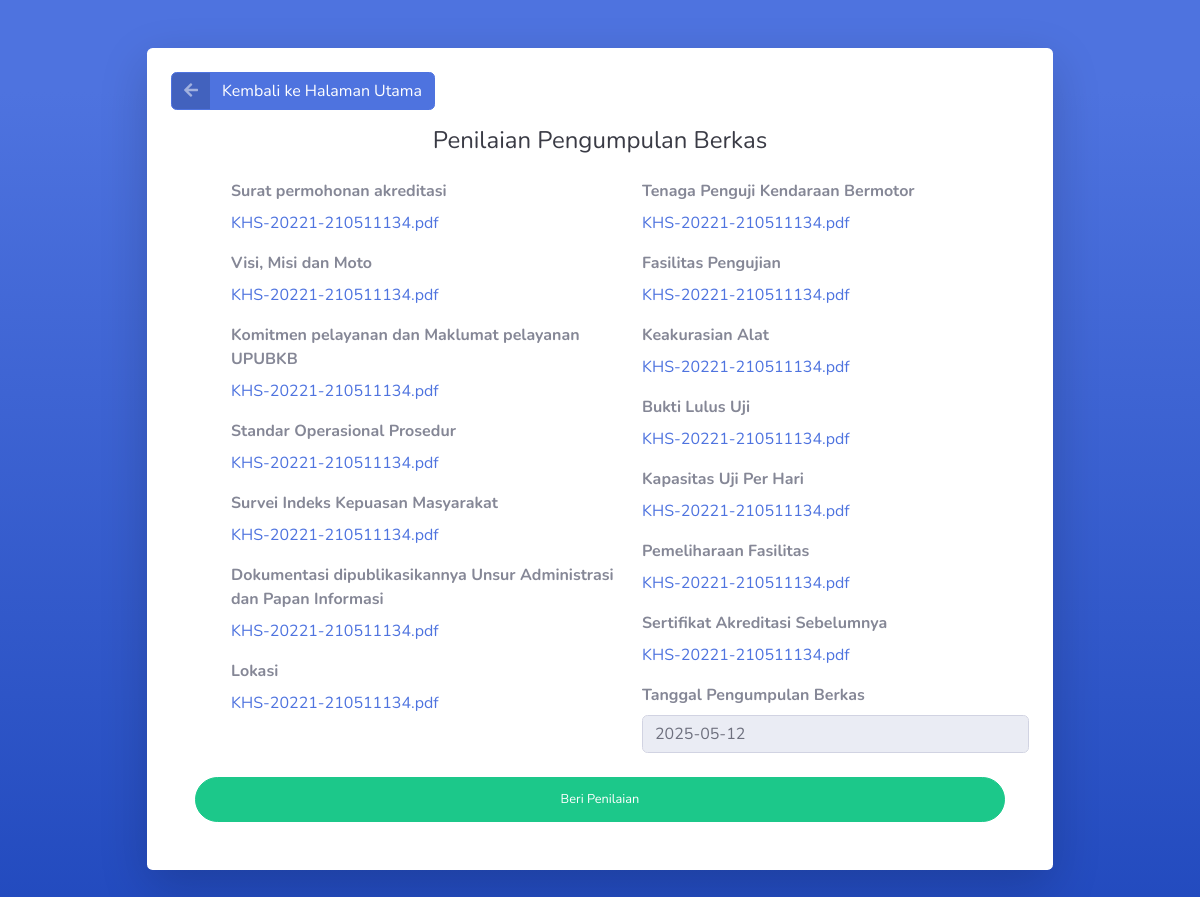
The page /website/admin/nilai.php?id=18 on the database its author committed.
### tables this page shows
CREATE TABLE `pengumpulan` (
  `id` int NOT NULL,
  `nama_pic` varchar(255) NOT NULL,
  `akreditasi` varchar(255) NOT NULL,
  `visi_misi` varchar(255) NOT NULL,
  `maklumat` varchar(255) NOT NULL,
  `sop` varchar(255) NOT NULL,
  `indeks_kepuasan` varchar(255) NOT NULL,
  `dokumentasi` varchar(255) NOT NULL,
  `lokasi` varchar(255) NOT NULL,
  `tenaga_penguji` varchar(255) NOT NULL,
  `fasilitas_pengujian` varchar(255) NOT NULL,
  `akurasi_alat` varchar(255) NOT NULL,
  `bukti_lulus` varchar(255) NOT NULL,
  `kapasitas_uji` varchar(255) NOT NULL,
  `pemeliharaan_fasilitas` varchar(255) NOT NULL,
  `akreditasi_lama` varchar(255) NOT NULL,
  `date` date NOT NULL,
  `nilai` varchar(50) DEFAULT NULL
);

### website/admin/nilai.php (the view, shortened to what this page needs)
<?php
include '../config.php';
$id = $_GET['id'];
$result = mysqli_query($mysqli, "SELECT * FROM pengumpulan WHERE id=$id");
$data = mysqli_fetch_assoc($result);
$fields_left = [
    "Surat permohonan akreditasi" => "akreditasi",
    "Visi, Misi dan Moto" => "visi_misi",
    "Komitmen pelayanan dan Maklumat pelayanan UPUBKB" => "maklumat",
    "Standar Operasional Prosedur" => "sop",
    "Survei Indeks Kepuasan Masyarakat" => "indeks_kepuasan",
    "Dokumentasi dipublikasikannya Unsur Administrasi dan Papan Informasi" => "dokumentasi",
    "Lokasi" => "lokasi"
];
$fields_right = [
    "Tenaga Penguji Kendaraan Bermotor" => "tenaga_penguji",
    "Fasilitas Pengujian" => "fasilitas_pengujian",
    "Keakurasian Alat" => "akurasi_alat",
    "Bukti Lulus Uji" => "bukti_lulus",
    "Kapasitas Uji Per Hari" => "kapasitas_uji",
    "Pemeliharaan Fasilitas" => "pemeliharaan_fasilitas",
    "Sertifikat Akreditasi Sebelumnya" => "akreditasi_lama"
];
?>
<!DOCTYPE html>
<html lang="en">
<head>
    <link href="vendor/fontawesome-free/css/all.min.css" rel="stylesheet" type="text/css">
    <link rel="stylesheet" href="https://stackpath.bootstrapcdn.com/bootstrap/4.3.1/css/bootstrap.min.css"
>
    <link href="css/sb-admin-2.min.css" rel="stylesheet">
</head>
<body class="bg-gradient-primary">
    <div class="container">
        <div class="row justify-content-center">
            <div class="col-xl-10 col-lg-12 col-md-9">
                <div class="card o-hidden border-0 shadow-lg my-5">
                    <div class="card-body p-4">
                        <a href="index.php" class="btn btn-primary btn-icon-split mb-3">
                            <span class="icon text-white-50">
                                <i class="fas fa-arrow-left"></i>
                            </span>
                            <span class="text">Kembali ke Halaman Utama</span>
                        </a>
                        <div class="text-center mb-4">
                            <h1 class="h4 text-gray-900">Penilaian Pengumpulan Berkas</h1>
                        </div>
                        <form class="user">
                            <div class="row ml-5">
                                <div class="col-lg-6">
                                    <?php
                                    foreach ($fields_left as $label => $name) {
                                        echo "<div class='form-group'>
                                                <label class='font-weight-bold'>$label</label><br>";
                                        if (!empty($data[$name])) {
                                            $fileName = preg_replace('/^\d+_/', '', basename($data[$name]));
                                            echo "<a href='../uploads/{$data[$name]}' target='_blank'>$fileName</a>";
                                        } else {
                                            echo "<small class='text-muted'>Belum ada berkas.</small>";
                                        }
                                        echo "</div>";
                                    }
                                    ?>
                                </div>
                                <div class="col-lg-6">
                                    <?php
                                    foreach ($fields_right as $label => $name) {
                                        echo "<div class='form-group'>
                                                <label class='font-weight-bold'>$label</label><br>";
                                        if (!empty($data[$name])) {
                                            $fileName = preg_replace('/^\d+_/', '', basename($data[$name]));
                                            echo "<a href='../uploads/{$data[$name]}' target='_blank'>$fileName</a>";
                                        } else {
                                            echo "<small class='text-muted'>Belum ada berkas.</small>";
                                        }
                                        echo "</div>";
                                    }
                                    ?>
                                    <label class="font-weight-bold">Tanggal Pengumpulan Berkas</label>
                                    <input type="text" class="form-control"
                                        value="<?= htmlspecialchars($data['date']) ?>" readonly>
                                </div>
                            </div>
                            <br>
                            <div class="text-center px-4 mb-4">
                                <button type="button" class="btn btn-success btn-user btn-block" data-toggle="modal"
                                    data-target="#penilaianModal">
                                    Beri Penilaian
                                </button>
                            </div>
                        </form>
                    </div>
                </div>
            </div>
        </div>
    </div>
</body>
</html>

### rows shown on the page
pengumpulan: akreditasi "KHS-20221-210511134.pdf", visi_misi "KHS-20221-210511134.pdf", maklumat "KHS-20221-210511134.pdf", sop "KHS-20221-210511134.pdf", indeks_kepuasan "KHS-20221-210511134.pdf", dokumentasi "KHS-20221-210511134.pdf", lokasi "KHS-20221-210511134.pdf", tenaga_penguji "KHS-20221-210511134.pdf", fasilitas_pengujian "KHS-20221-210511134.pdf", akurasi_alat "KHS-20221-210511134.pdf", bukti_lulus "KHS-20221-210511134.pdf", kapasitas_uji "KHS-20221-210511134.pdf", pemeliharaan_fasilitas "KHS-20221-210511134.pdf", akreditasi_lama "KHS-20221-210511134.pdf", date "2025-05-12"

### other values the page prints
$label "Surat permohonan akreditasi"
$label "Visi, Misi dan Moto"
$label "Komitmen pelayanan dan Maklumat pelayanan UPUBKB"
$label "Standar Operasional Prosedur"
$label "Survei Indeks Kepuasan Masyarakat"
$label "Dokumentasi dipublikasikannya Unsur Administrasi dan Papan Informasi"
$label "Lokasi"
$label "Tenaga Penguji Kendaraan Bermotor"
$label "Fasilitas Pengujian"
$label "Keakurasian Alat"
$label "Bukti Lulus Uji"
$label "Kapasitas Uji Per Hari"
$label "Pemeliharaan Fasilitas"
$label "Sertifikat Akreditasi Sebelumnya"
